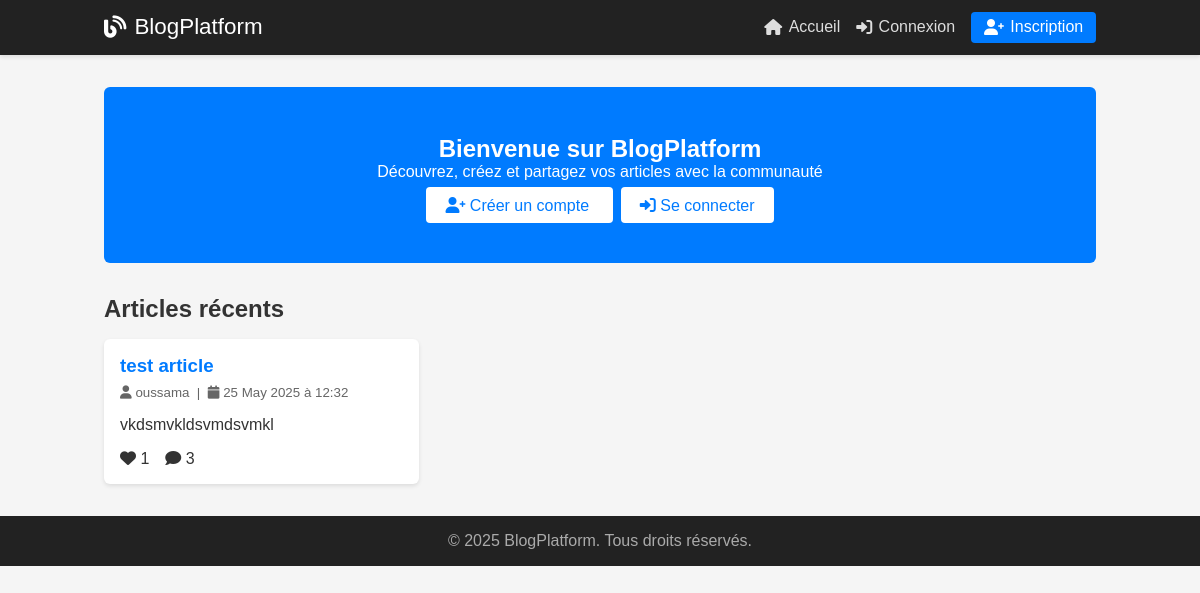
Before: / with the older database file.
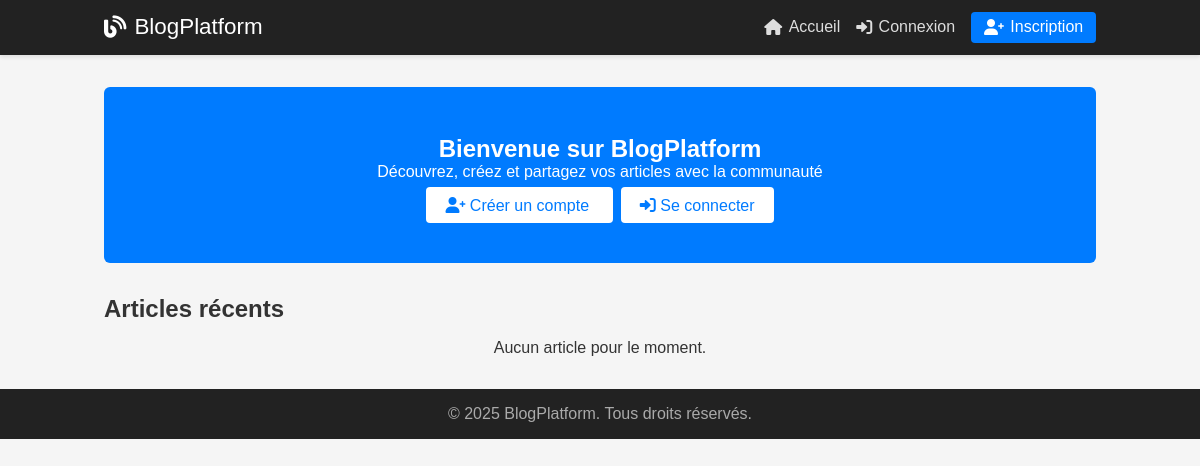
After: the same page with the newer database file.
### tables this page shows
CREATE TABLE articles (
                id INTEGER PRIMARY KEY AUTOINCREMENT,
                title TEXT NOT NULL,
                content TEXT NOT NULL,
                image_url TEXT,
                author_id INTEGER NOT NULL,
                created_at TIMESTAMP DEFAULT CURRENT_TIMESTAMP,
                updated_at TIMESTAMP DEFAULT CURRENT_TIMESTAMP,
                FOREIGN KEY (author_id) REFERENCES users (id)
            );

CREATE TABLE users (
                id INTEGER PRIMARY KEY AUTOINCREMENT,
                username TEXT UNIQUE NOT NULL,
                email TEXT UNIQUE NOT NULL,
                password_hash TEXT NOT NULL,
                created_at TIMESTAMP DEFAULT CURRENT_TIMESTAMP
            );

### main.py (the view)
@app.route("/")
def home():
    user = get_current_user()
    articles = db.get_all_articles()
    return render_template(
        "index.html",
        title="Accueil - Blog Platform",
        user=user,
        articles=articles
    )

### database.py (called while the page is built)
    def get_connection(self):
        conn = sqlite3.connect(self.db_path)
        conn.row_factory = sqlite3.Row
        return conn

    def get_all_articles(self, limit=50):
        conn = self.get_connection()
        cursor = conn.cursor()
        cursor.execute('''
            SELECT a.*, u.username as author_name,
                   (SELECT COUNT(*) FROM likes WHERE article_id = a.id) as likes_count,
                   (SELECT COUNT(*) FROM comments WHERE article_id = a.id) as comments_count
            FROM articles a
            JOIN users u ON a.author_id = u.id
            ORDER BY a.created_at DESC
            LIMIT ?
        ''', (limit,))
        articles = cursor.fetchall()
        conn.close()
        return [dict(article) for article in articles]

### main.py (called while the page is built)
@app.template_filter('format_date')
def format_date_filter(date_value):
    if isinstance(date_value, str):
        try:
            date_value = datetime.fromisoformat(date_value.replace('Z', '+00:00'))
        except ValueError:
            try:
                date_value = datetime.strptime(date_value, '%Y-%m-%d %H:%M:%S')
            except ValueError:
                return date_value  # Return as-is if can't parse
    if isinstance(date_value, datetime):
        return date_value.strftime('%d %B %Y à %H:%M')
    return str(date_value)  # Fallback to string representation

@app.template_filter('truncate')
def truncate_filter(text, length=100):
    if not text:
        return ""
    text = str(text)
    if len(text) <= length:
        return text
    return text[:length].rstrip() + "..."

def get_current_user():
    sid = request.cookies.get("session_id")
    return session_mgr.get_user(sid) if sid else None

### templates/index.html (shortened to what this page needs)
{% extends "base.html" %}
{% block content %}
<section style="
    background:#007bff; color:#fff; text-align:center;
    padding:3rem 1rem; border-radius:6px; margin-bottom:2rem;
  ">
    <h1>Bienvenue sur BlogPlatform</h1>
    <p>Découvrez, créez et partagez vos articles avec la communauté</p>
    {% if not user %}
    <div style="margin-top:1rem;">
        <a href="/register" style="
            background:#fff; color:#007bff; padding:.6rem 1.2rem;
            border-radius:4px; text-decoration:none; margin-right:.5rem;
          ">
            <i class="fas fa-user-plus"></i> Créer un compte
        </a>
        <a href="/login" style="
            background:#fff; color:#007bff; padding:.6rem 1.2rem;
            border-radius:4px; text-decoration:none;
          ">
            <i class="fas fa-sign-in-alt"></i> Se connecter
        </a>
    </div>
    {% endif %}
</section>
<section>
    <div style="display:flex; justify-content:space-between; align-items:center; margin-bottom:1rem;">
        <h2>Articles récents</h2>
    </div>
    {% if articles %}
    <div style="
        display:grid; grid-template-columns:repeat(auto-fill,minmax(260px,1fr));
        gap:1.5rem;
      ">
        {% for a in articles %}
        <article style="
            background:#fff; border-radius:6px; box-shadow:0 2px 4px rgba(0,0,0,0.1);
            overflow:hidden; display:flex; flex-direction:column;
          ">
            <div style="padding:1rem; flex:1; display:flex; flex-direction:column;">
                <h3 style="margin-bottom:.5rem;">
                    <a href="/article/{{ a.id }}" style="color:#007bff; text-decoration:none;">
                        {{ a.title }}
                    </a>
                </h3>
                <small style="color:#666;">
                    <i class="fas fa-user"></i> {{ a.author_name }}
                    &nbsp;|&nbsp;
                    <i class="fas fa-calendar"></i> {{ a.created_at | format_date }}
                </small>
                <p style="margin:1rem 0; flex:1;">{{ a.content | truncate(150) }}</p>
                <div style="display:flex; gap:1rem;">
                    <span><i class="fas fa-heart"></i> {{ a.likes_count }}</span>
                    <span><i class="fas fa-comment"></i> {{ a.comments_count }}</span>
                </div>
            </div>
        </article>
        {% endfor %}
    </div>
    {% else %}
    <p style="text-align:center;">Aucun article pour le moment.</p>
    {% endif %}
</section>
{% endblock %}

### templates/base.html (shortened to what this page needs)
<!DOCTYPE html>
<html lang="fr">
<head>
    <link rel="stylesheet" href="https://cdnjs.cloudflare.com/ajax/libs/font-awesome/6.0.0/css/all.min.css">
</head>
<body>
    {% include "partials/navbar.html" %}
    <main class="main-content">
        {% block content %}{% endblock %}
    </main>
    {% include "partials/footer.html" %}
</body>
</html>

### templates/partials/navbar.html (shortened to what this page needs)
<header class="header">
    <nav class="navbar">
        <a href="/" class="logo"><i class="fas fa-blog"></i>BlogPlatform</a>
        <div class="nav-menu" id="navMenu">
            <a href="/" class="nav-link"><i class="fas fa-home"></i>Accueil</a>
            {% if user %}
            <a href="/create-article" class="nav-link"><i class="fas fa-plus"></i>Créer</a>
            <div class="nav-dropdown" id="userDropdown">
                <button class="nav-dropdown-btn">
                    <i class="fas fa-user"></i>{{ user.username }} <i class="fas fa-chevron-down"></i>
                </button>
                <div class="nav-dropdown-content">
                    <a href="/my-articles"><i class="fas fa-newspaper"></i>Mes articles</a>
                    <a href="/liked-articles"><i class="fas fa-heart"></i>Articles aimés</a>
                    <a href="/saved-articles"><i class="fas fa-bookmark"></i>Sauvegardés</a>
                    <hr>
                    <a href="/logout"><i class="fas fa-sign-out-alt"></i>Déconnexion</a>
                </div>
            </div>
            {% else %}
            <a href="/login" class="nav-link"><i class="fas fa-sign-in-alt"></i>Connexion</a>
            <a href="/register" class="nav-link btn-primary"><i class="fas fa-user-plus"></i>Inscription</a>
            {% endif %}
        </div>
    </nav>
</header>

### templates/partials/footer.html
<footer class="footer" style="
    background: #222;
    color: #aaa;
    text-align: center;
    padding: 1rem 0;
    margin-top: 2rem;
">
    <p>&copy; 2025 BlogPlatform. Tous droits réservés.</p>
</footer>

### templates/base.html (style rules this page uses)
*, *::before, *::after { box-sizing: border-box; margin: 0; padding: 0 }
body { font-family: Arial, sans-serif; background: #f5f5f5; color: #333 }
.main-content { max-width: 1024px; margin: 2rem auto; padding: 0 1rem; }
.footer { background: #222; color: #aaa; text-align: center; padding: 1rem 0; margin-top: 2rem }

### templates/partials/navbar.html (style rules this page uses)
.header { background: #222; box-shadow: 0 2px 4px rgba(0, 0, 0, 0.1); }
.navbar { display: flex; align-items: center; justify-content: space-between; max-width: 1024px; margin: 0 auto; padding: .75rem 1rem; }
.logo { color: #fff; text-decoration: none; font-size: 1.4rem; display: flex; align-items: center; }
.logo i { margin-right: .5rem; }
.nav-menu { display: flex; align-items: center; }
.nav-link { color: #ddd; text-decoration: none; margin-left: 1rem; display: flex; align-items: center; transition: color .2s; }
.nav-link i { margin-right: .4rem; }
.nav-link.btn-primary { background: #007bff; color: #fff; padding: .4rem .8rem; border-radius: 4px; }

Changed rows visible on the page:
removed articles: title "test article", author_name "oussama", created_at "25 May 2025 à 12:32", content "vkdsmvkldsvmdsvmkl", likes_count "1", comments_count "3"
Other visible differences:
text now shown: "Aucun article pour le moment."
